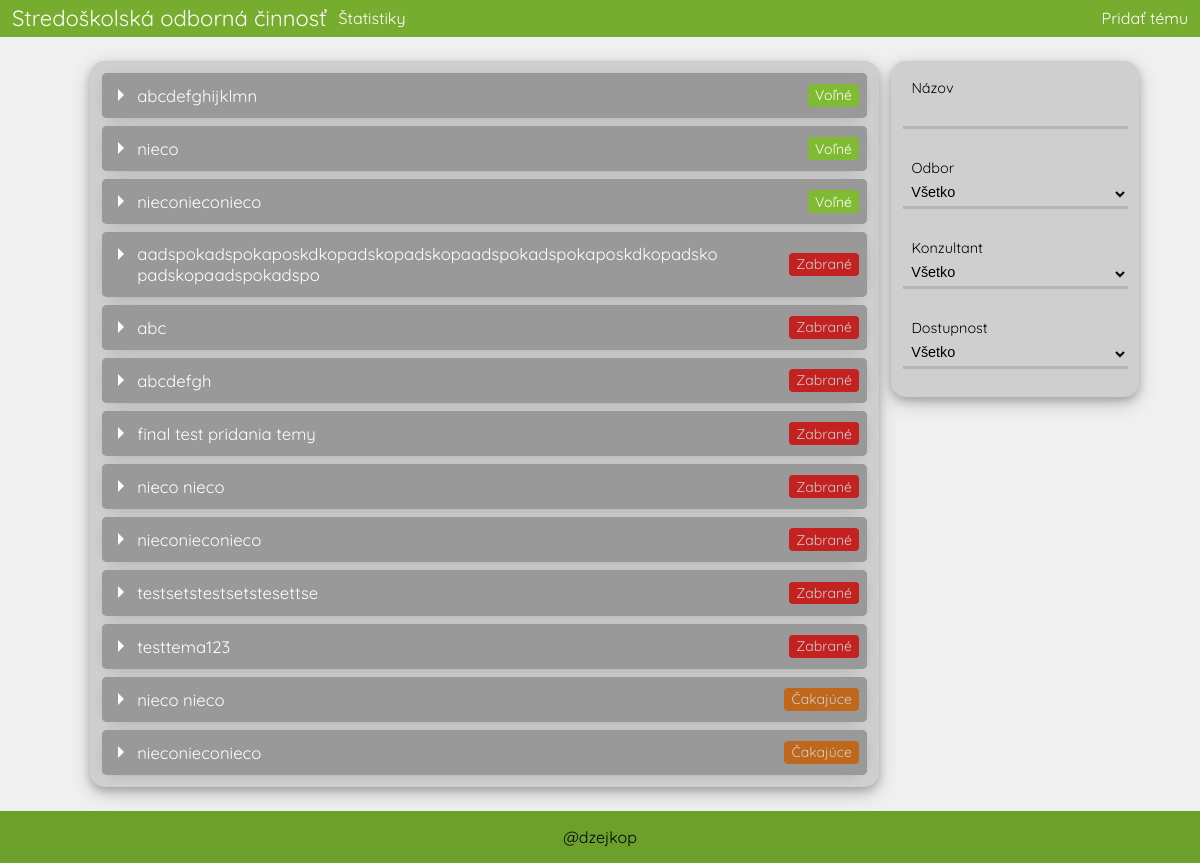
Before: /soc/ with the older database file.
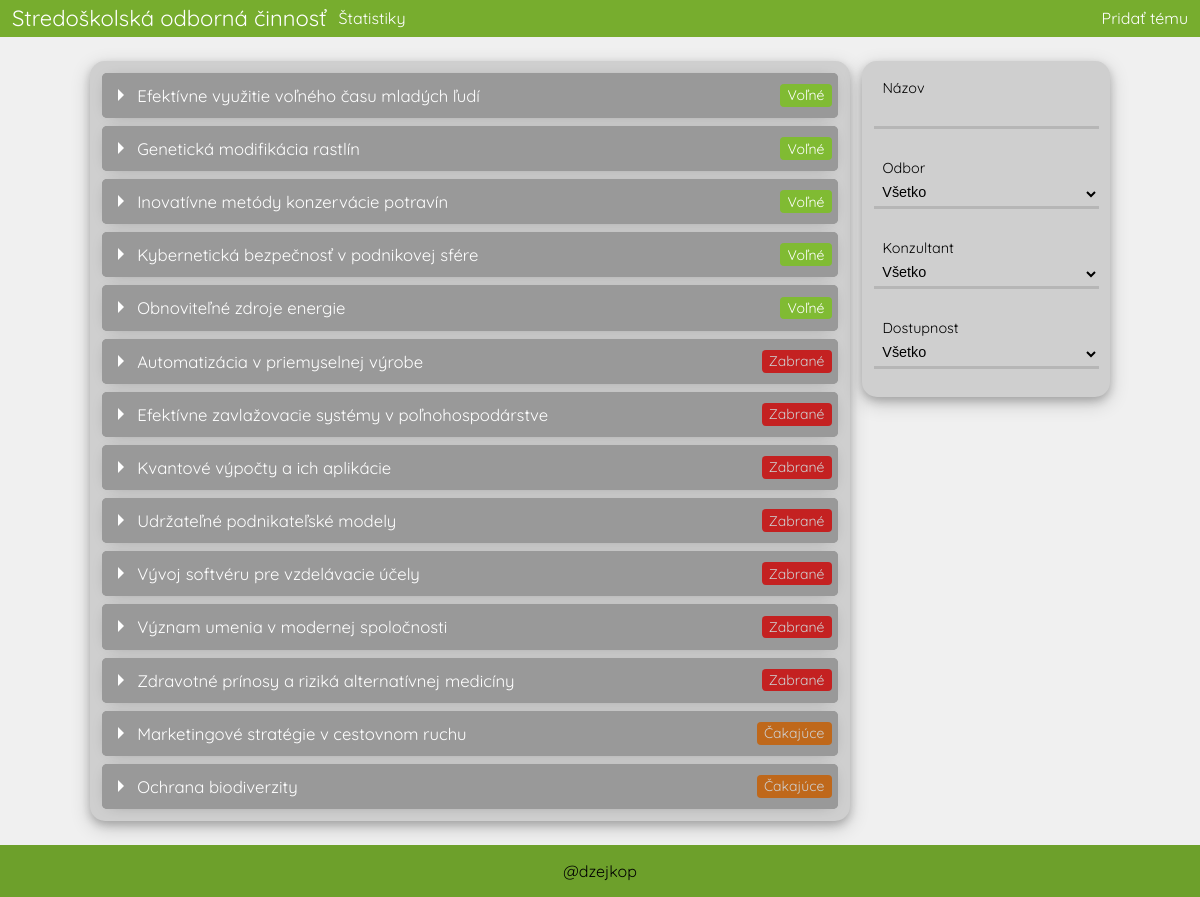
After: the same page with the newer database file.
### soc/models.py (models this page shows, shortened)
class Tema(models.Model):
    nazov = models.CharField(max_length=80)
    popis = models.TextField(max_length=500)
    conzultant = models.ForeignKey(Ucitel, on_delete=models.CASCADE,default=1)
    student = models.ForeignKey(Student, on_delete=models.SET_NULL, null=True, blank=True)
    odbor = models.ForeignKey(Odbor, on_delete=models.CASCADE,default=1)
    dostupnost = models.ForeignKey(Dostupnost, on_delete=models.CASCADE,default=1)
    kontroly = models.IntegerField(default=0)
    class Meta:
        verbose_name = "Tema"
        verbose_name_plural = "Temy"
        ordering = ["dostupnost_id","nazov"]

class Dostupnost(models.Model):
    nazov = models.CharField(max_length=20);
    def __str__(self):
        return f"{self.nazov}"
    class Meta:
        verbose_name = "Dostupnosť"
        verbose_name_plural = "Dostupnosť"

### soc/views.py (the view)
# urls.py: path('', views.vypis_temy, name="temy"),
def vypis_temy(request):
    temy = Tema.objects.all()
    odbory = Odbor.objects.all()
    ucitelia = Ucitel.objects.all()
    studenti = Student.objects.all()
    dostupnost = Dostupnost.objects.all()
    return render(request, 'soc/index.html', {"temy": temy, "odbory": odbory, "ucitelia": ucitelia, "studenti": studenti, "dostupnost": dostupnost})

### soc/models.py (called while the page is built)
    def __str__(self):
        return f"{self.meno} {self.priezvisko}"

    def __str__(self):
        return f"{self.meno} {self.priezvisko}"

    def __str__(self):
        return f"{self.nazov}"

### soc/templates/soc/index.html (shortened to what this page needs)
{% extends "base.html" %}
{% load static %}
{% block style%}
    <link rel="stylesheet" href="{% static 'soc/css/index.css' %}">
{% endblock style%}
{% block content %}
    <main>
        <div class="main_wrap">
            <div class="items">
                {% for tema in temy%}
                    <details id="item">
                        <summary class="left">
                            <p class="nazov" id="nazov">{{ tema.nazov }}</p>
                            <p class="right" id="dostupnost" data-id="{{tema.dostupnost.id}}">{{ tema.dostupnost }}</p>
                        </summary>
                    </details>
                {% endfor %}
            </div>
            <div id="filters" class="filters">
                <div class="filters_inner">
                    <div class="item">
                        <label for="filter_nazov">Názov</label>
                        <input id="filter_nazov" type="text" class="filter_nazov">
                    </div>
                    <div class="item">
                        <label for="filter_odbor">Odbor</label>
                        <select id="filter_odbor" class="filter">
                            <option value="">Všetko</option>
                        </select>
                    </div>
                    <div class="item">
                        <label for="filter_konzultant">Konzultant</label>
                        <select id="filter_konzultant" class="filter">
                            <option value="">Všetko</option>
                        </select>
                    </div>
                    <div class="item">
                        <label for="filter_dostupnost">Dostupnost</label>
                        <select id="filter_dostupnost" class="filter">
                            <option value="">Všetko</option>
                        </select>
                    </div>
                </div>
            </div>
        </div>
    </main>
{% endblock content %}

### soc/templates/base.html (shortened to what this page needs)
{% load static %}
<!DOCTYPE html>
<html lang="en">
<head>
    {%block style%}
    {%endblock style%}
    <link rel="stylesheet" href="{% static 'soc/css/page.css' %}">
</head>
<body>
    <header>
        <div class="header_left">
            <a href="{% url 'temy' %}" class="header_nazov special_a">Stredoškolská odborná činnosť</a>
            <ul>
                <li><a href="{% url "statistiky" %}" class="header_list special_a">Štatistiky</a></li>
            </ul>
        </div>
        <div class="header_right">
            <ul>
                <li><a href="{% url "pridanie" %}" class="header_list special_a">Pridať tému</a></li>
            </ul>
        </div>
    </header>
    {% block content %}
    {% endblock content %}
    <footer>
        <p>@dzejkop</p>
    </footer>
</body>
</html>

### soc/static/soc/css/index.css (style rules this page uses)
details { margin: 0 auto ; background: #999; margin-bottom: .5rem; box-shadow: 0 .1rem 1rem -.5rem rgba(0, 0, 0, 0.4); border-radius: 5px; overflow: hidden; color:white; }
details:nth-child(even) { background: #999; }
details:last-child { margin-bottom: 0; }
summary { padding: 0.7rem; display: block; background: #999; padding-left: 2.2rem; position: relative; cursor: pointer; user-select: none; }
summary:before { content: ''; border-width: .4rem; border-style: solid; border-color: transparent transparent transparent #fff; position: absolute; top: 1rem; left: 1rem; transform: rotate(0); transform-origin: .2rem 50%; transition: .25s transform ease; }
.main_wrap { min-height: 38vw; margin: 2vw 0 2vw 0; display: flex; width: 85%; }
.right { margin: 0; float:right; font-size: 14px; padding: 0.2vw 0.6vw 0.2vw 0.6vw; margin-right: 0.4vw; border-width: .4px; border-radius: 4px; color: black; }
.left { float:left; width: 95%; color: white; font-size: 16.7px; display:flex; align-items: center; justify-content: space-between; }
.items { min-height: 90%; background-color: #cfcfcf; border-radius: 15px; padding: 1vw; margin-right: 1vw; width: 75%; box-shadow: 0 4px 8px 0 rgba(0, 0, 0, 0.2), 0 6px 20px 0 rgba(0, 0, 0, 0.19); }
.filters { height: 19.5rem; background-color: #cfcfcf; border-radius: 15px; padding: 1vw; width: 14.05rem; box-shadow: 0 4px 8px 0 rgba(0, 0, 0, 0.2), 0 6px 20px 0 rgba(0, 0, 0, 0.19); }
.filters_inner { display: flex; flex-direction: column; justify-content: center; }
.filter { font-size: 0.9rem; width: 14.05rem; margin: 0.2vw 0 0.5vw 0; background-color: #cfcfcf; border-style: none none solid; border-width: 0.2rem; border-color: #b6b6b6; color: #000; cursor: pointer; padding: 0.3em 0.3em 0.3em 0.3em; }
.filters label { display: block; font-size: 0.9rem; margin: 0.5vw 0 0 0.7vw; }
.filter_nazov { font-size: 0.9rem; width: 13.5rem; background-color: #cfcfcf; border-style: none none solid; border-width: 0.2rem; border-color: #b6b6b6; color: #000; margin: 0.3em 0 0.2em 0; padding: 0.3em 0.3em 0.3em 0.3em; }
.nazov { padding: 0; margin: 0; width: 80%; overflow-wrap: break-word; }
.item { margin-bottom: 0.5em; width: 14em; height: 4.5em; }

### soc/static/soc/css/page.css (style rules this page uses)
body { margin:0; background-color: #f0f0f0; display: flex; font-family: "Quicksand", sans-serif; flex-direction: column; min-height: 100vh; }
header { background-color: #77ad2e; min-height: 3vw; display: flex; justify-content: space-between; }
header ul { list-style-type: none; margin: 0; padding: 0; }
header li { display: inline; float: left; }
main { display: flex; justify-content: center; }
footer { background-color: #6da02b; display: flex; justify-content: space-around; margin-top:auto; }
.header_list { font-size: 16px; display: block; padding: 6px; }
.header_left { display: flex; justify-content: center; align-items: center; }
.header_right { display: flex; justify-content: center; align-items: center; margin-right: 1vw; }
.header_nazov { font-size: 22px; margin: 0 1vw 0 1vw; }
.special_a { padding: 0.7vw; text-decoration: none; color: white; }
.special_a { display: block; position: relative; padding: 0.2em 0; }
.special_a::after { content: ''; position: absolute; bottom: 0; left: 0; width: 100%; height: 0.1em; background-color: white; opacity: 0; transition: opacity 300ms, transform 300ms; opacity: 1; transform: scale(0); transform-origin: center; }

Changed rows visible on the page:
removed Tema: nazov "abcdefghijklmn", dostupnost "Voľné"
removed Tema: nazov "nieco", dostupnost "Voľné"
removed Tema: nazov "nieconieconieco", dostupnost "Voľné"
removed Tema: nazov "aadspokadspokaposkdkopadskopadskopaadspokadspokaposkdkopadskopadskopaadspokadspo", dostupnost "Zabrané"
removed Tema: nazov "abc", dostupnost "Zabrané"
removed Tema: nazov "abcdefgh", dostupnost "Zabrané"
removed Tema: nazov "final test pridania temy", dostupnost "Zabrané"
removed Tema: nazov "nieco nieco", dostupnost "Zabrané"
removed Tema: nazov "nieconieconieco", dostupnost "Zabrané"
removed Tema: nazov "testsetstestsetstesettse", dostupnost "Zabrané"
removed Tema: nazov "testtema123", dostupnost "Zabrané"
removed Tema: nazov "nieco nieco", dostupnost "Čakajúce"
removed Tema: nazov "nieconieconieco", dostupnost "Čakajúce"
added Tema: nazov "Efektívne využitie voľného času mladých ľudí", dostupnost "Voľné"
added Tema: nazov "Genetická modifikácia rastlín", dostupnost "Voľné"
added Tema: nazov "Inovatívne metódy konzervácie potravín", dostupnost "Voľné"
added Tema: nazov "Kybernetická bezpečnosť v podnikovej sfére", dostupnost "Voľné"
added Tema: nazov "Obnoviteľné zdroje energie", dostupnost "Voľné"
added Tema: nazov "Automatizácia v priemyselnej výrobe", dostupnost "Zabrané"
added Tema: nazov "Efektívne zavlažovacie systémy v poľnohospodárstve", dostupnost "Zabrané"
added Tema: nazov "Kvantové výpočty a ich aplikácie", dostupnost "Zabrané"
added Tema: nazov "Udržateľné podnikateľské modely", dostupnost "Zabrané"
added Tema: nazov "Vývoj softvéru pre vzdelávacie účely", dostupnost "Zabrané"
added Tema: nazov "Význam umenia v modernej spoločnosti", dostupnost "Zabrané"
added Tema: nazov "Zdravotné prínosy a riziká alternatívnej medicíny", dostupnost "Zabrané"
added Tema: nazov "Marketingové stratégie v cestovnom ruchu", dostupnost "Čakajúce"
added Tema: nazov "Ochrana biodiverzity", dostupnost "Čakajúce"
